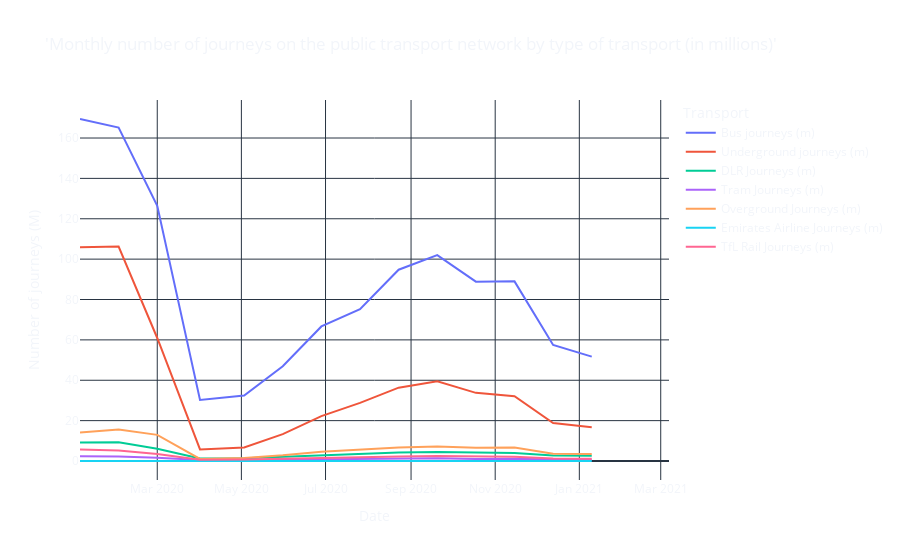

Here is the notebook cell this chart was saved with:
### Code cell
df2 = pd.read_excel('datasets/tfl-journeys-type.xlsx', sheet_name=1)

df2 = df2.loc[df2['Period beginning'] > '2020-01-01']



fig  = px.line(df2, x = 'Period beginning', y =list(df2.columns.values)[-7:], 
                title="'Monthly number of journeys on the public transport network by type of transport (in millions)'", template='plotly_dark', labels={
                     'Period beginning':"Date",
                    "value": "Number of journeys (M)"   ,
                     "variable": "Transport"
                 }, )



fig.update_layout(showlegend=True, plot_bgcolor = 'rgba(0, 0, 0, 0)', paper_bgcolor = 'rgba(0, 0, 0, 0)' )


fig.show()
fig.write_html("data/monthly_journeys.html")

### Figure 1 — Plotly figure (JSON) as saved in the notebook; plotly's stock layout.template omitted (floating-point values rounded to 4 significant figures)
{"data": [{"hovertemplate": "Transport=Bus journeys (m)<br>Date=%{x}<br>Number of journeys (M)=%{y}<extra></extra>", "legendgroup": "Bus journeys (m)", "line": {"color": "#636efa", "dash": "solid"}, "mode": "lines", "name": "Bus journeys (m)", "orientation": "v", "showlegend": true, "type": "scatter", "x": ["2020-01-05T00:00:00", "2020-02-02T00:00:00", "2020-03-01T00:00:00", "2020-04-01T00:00:00", "2020-05-03T00:00:00", "2020-05-31T00:00:00", "2020-06-28T00:00:00", "2020-07-26T00:00:00", "2020-08-23T00:00:00", "2020-09-20T00:00:00", "2020-10-18T00:00:00", "2020-11-15T00:00:00", "2020-12-13T00:00:00", "2021-01-10T00:00:00", "2021-02-07T00:00:00", "2021-03-07T00:00:00"], "xaxis": "x", "y": [169.4, 165.2, 126.4, 30.22, 32.47, 46.96, 66.67, 75.17, 94.76, 102.0, 88.86, 88.99, 57.48, 51.71, null, null], "yaxis": "y"}, {"hovertemplate": "Transport=Underground journeys (m)<br>Date=%{x}<br>Number of journeys (M)=%{y}<extra></extra>", "legendgroup": "Underground journeys (m)", "line": {"color": "#EF553B", "dash": "solid"}, "mode": "lines", "name": "Underground journeys (m)", "orientation": "v", "showlegend": true, "type": "scatter", "x": ["2020-01-05T00:00:00", "2020-02-02T00:00:00", "2020-03-01T00:00:00", "2020-04-01T00:00:00", "2020-05-03T00:00:00", "2020-05-31T00:00:00", "2020-06-28T00:00:00", "2020-07-26T00:00:00", "2020-08-23T00:00:00", "2020-09-20T00:00:00", "2020-10-18T00:00:00", "2020-11-15T00:00:00", "2020-12-13T00:00:00", "2021-01-10T00:00:00", "2021-02-07T00:00:00", "2021-03-07T00:00:00"], "xaxis": "x", "y": [105.8, 106.2, 60.94, 5.746, 6.683, 13.31, 22.21, 28.77, 36.32, 39.5, 33.75, 32.12, 18.83, 16.75, null, null], "yaxis": "y"}, {"hovertemplate": "Transport=DLR Journeys (m)<br>Date=%{x}<br>Number of journeys (M)=%{y}<extra></extra>", "legendgroup": "DLR Journeys (m)", "line": {"color": "#00cc96", "dash": "solid"}, "mode": "lines", "name": "DLR Journeys (m)", "orientation": "v", "showlegend": true, "type": "scatter", "x": ["2020-01-05T00:00:00", "2020-02-02T00:00:00", "2020-03-01T00:00:00", "2020-04-01T00:00:00", "2020-05-03T00:00:00", "2020-05-31T00:00:00", "2020-06-28T00:00:00", "2020-07-26T00:00:00", "2020-08-23T00:00:00", "2020-09-20T00:00:00", "2020-10-18T00:00:00", "2020-11-15T00:00:00", "2020-12-13T00:00:00", "2021-01-10T00:00:00", "2021-02-07T00:00:00", "2021-03-07T00:00:00"], "xaxis": "x", "y": [9.189, 9.282, 6.062, 1.205, 1.358, 2.134, 2.95, 3.589, 4.161, 4.462, 4.064, 4.008, 2.741, 2.662, null, null], "yaxis": "y"}, {"hovertemplate": "Transport=Tram Journeys (m)<br>Date=%{x}<br>Number of journeys (M)=%{y}<extra></extra>", "legendgroup": "Tram Journeys (m)", "line": {"color": "#ab63fa", "dash": "solid"}, "mode": "lines", "name": "Tram Journeys (m)", "orientation": "v", "showlegend": true, "type": "scatter", "x": ["2020-01-05T00:00:00", "2020-02-02T00:00:00", "2020-03-01T00:00:00", "2020-04-01T00:00:00", "2020-05-03T00:00:00", "2020-05-31T00:00:00", "2020-06-28T00:00:00", "2020-07-26T00:00:00", "2020-08-23T00:00:00", "2020-09-20T00:00:00", "2020-10-18T00:00:00", "2020-11-15T00:00:00", "2020-12-13T00:00:00", "2021-01-10T00:00:00", "2021-02-07T00:00:00", "2021-03-07T00:00:00"], "xaxis": "x", "y": [2.307, 2.197, 1.609, 0.4409, 0.4708, 0.7047, 1.0, 1.038, 1.218, 1.387, 1.027, 1.13, 0.739, 0.668, null, null], "yaxis": "y"}, {"hovertemplate": "Transport=Overground Journeys (m)<br>Date=%{x}<br>Number of journeys (M)=%{y}<extra></extra>", "legendgroup": "Overground Journeys (m)", "line": {"color": "#FFA15A", "dash": "solid"}, "mode": "lines", "name": "Overground Journeys (m)", "orientation": "v", "showlegend": true, "type": "scatter", "x": ["2020-01-05T00:00:00", "2020-02-02T00:00:00", "2020-03-01T00:00:00", "2020-04-01T00:00:00", "2020-05-03T00:00:00", "2020-05-31T00:00:00", "2020-06-28T00:00:00", "2020-07-26T00:00:00", "2020-08-23T00:00:00", "2020-09-20T00:00:00", "2020-10-18T00:00:00", "2020-11-15T00:00:00", "2020-12-13T00:00:00", "2021-01-10T00:00:00", "2021-02-07T00:00:00", "2021-03-07T00:00:00"], "xaxis": "x", "y": [14.06, 15.61, 12.95, 0.9997, 1.492, 2.798, 4.614, 5.535, 6.747, 7.202, 6.504, 6.705, 3.572, 3.52, null, null], "yaxis": "y"}, {"hovertemplate": "Transport=Emirates Airline Journeys (m)<br>Date=%{x}<br>Number of journeys (M)=%{y}<extra></extra>", "legendgroup": "Emirates Airline Journeys (m)", "line": {"color": "#19d3f3", "dash": "solid"}, "mode": "lines", "name": "Emirates Airline Journeys (m)", "orientation": "v", "showlegend": true, "type": "scatter", "x": ["2020-01-05T00:00:00", "2020-02-02T00:00:00", "2020-03-01T00:00:00", "2020-04-01T00:00:00", "2020-05-03T00:00:00", "2020-05-31T00:00:00", "2020-06-28T00:00:00", "2020-07-26T00:00:00", "2020-08-23T00:00:00", "2020-09-20T00:00:00", "2020-10-18T00:00:00", "2020-11-15T00:00:00", "2020-12-13T00:00:00", "2021-01-10T00:00:00", "2021-02-07T00:00:00", "2021-03-07T00:00:00"], "xaxis": "x", "y": [0.06001, 0.06114, 0.01307, 0.000169, 0.004978, 0.01572, 0.03006, 0.06088, 0.06242, 0.03957, 0.0331, 0.02052, 0.02908, 0.01891, null, null], "yaxis": "y"}, {"hovertemplate": "Transport=TfL Rail Journeys (m)<br>Date=%{x}<br>Number of journeys (M)=%{y}<extra></extra>", "legendgroup": "TfL Rail Journeys (m)", "line": {"color": "#FF6692", "dash": "solid"}, "mode": "lines", "name": "TfL Rail Journeys (m)", "orientation": "v", "showlegend": true, "type": "scatter", "x": ["2020-01-05T00:00:00", "2020-02-02T00:00:00", "2020-03-01T00:00:00", "2020-04-01T00:00:00", "2020-05-03T00:00:00", "2020-05-31T00:00:00", "2020-06-28T00:00:00", "2020-07-26T00:00:00", "2020-08-23T00:00:00", "2020-09-20T00:00:00", "2020-10-18T00:00:00", "2020-11-15T00:00:00", "2020-12-13T00:00:00", "2021-01-10T00:00:00", "2021-02-07T00:00:00", "2021-03-07T00:00:00"], "xaxis": "x", "y": [5.669, 5.241, 3.494, 0.5946, 0.7002, 1.158, 1.637, 1.952, 2.222, 2.478, 2.124, 2.076, 1.218, 1.154, null, null], "yaxis": "y"}], "layout": {"legend": {"title": {"text": "Transport"}, "tracegroupgap": 0}, "paper_bgcolor": "rgba(0, 0, 0, 0)", "plot_bgcolor": "rgba(0, 0, 0, 0)", "showlegend": true, "title": {"text": "'Monthly number of journeys on the public transport network by type of transport (in millions)'"}, "xaxis": {"anchor": "y", "domain": [0, 1], "title": {"text": "Date"}}, "yaxis": {"anchor": "x", "domain": [0, 1], "title": {"text": "Number of journeys (M)"}}}}
